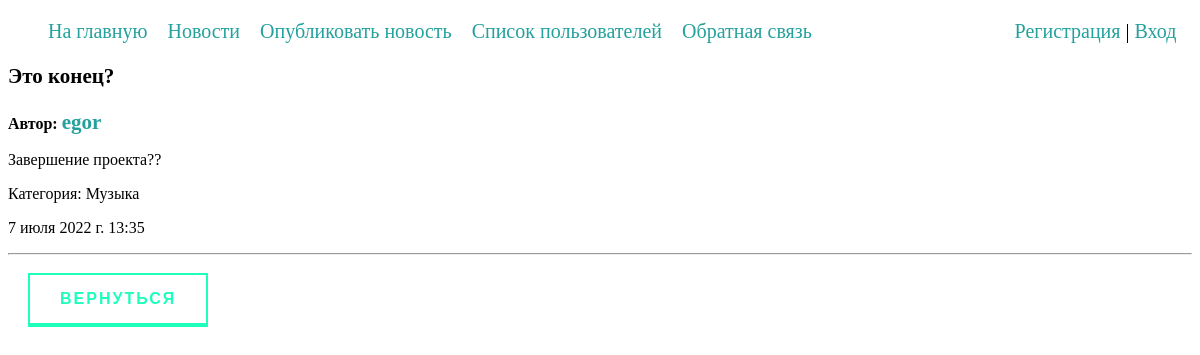
/news/12/, run on the app's committed database.
### news/models.py (models this page shows, shortened)
class News(models.Model):
    title = models.CharField(max_length=255, verbose_name='Заголовок')
    content = models.TextField(blank=False, verbose_name='Текст новости')
    time_created = models.DateTimeField(auto_now_add=True)
    cat = models.ForeignKey('Category', on_delete=models.CASCADE, null=True, verbose_name='Категория')
    author = models.ForeignKey(User, on_delete=models.CASCADE, null=True, verbose_name='Автор')
    class Meta:
        verbose_name = 'Новости'
        verbose_name_plural = 'Новости'
        ordering = ['-time_created', 'title']

class Category(models.Model):
    name = models.CharField(max_length=100, db_index=True, verbose_name='Категория')
    slug = models.SlugField(max_length=255, db_index=True, unique=True, verbose_name='URL')
    def __str__(self):
        return self.name
    class Meta:
        verbose_name = 'Категории'
        verbose_name_plural = 'Категории'
        ordering = ['id']

### news/views.py (the view)
# urls.py: path('news/<int:news_id>/', newsById.as_view(), name='newsById'),
class newsById(DataMixin, DetailView):
    model = News
    template_name = "news/newsById.html"
    pk_url_kwarg = 'news_id'
    context_object_name = 'news'
    def get_context_data(self, *, object_list=None, **kwargs):
        context = super().get_context_data(**kwargs)
        mix_def = self.get_user_context(title=str(self.kwargs['news_id']) + ' Новость')
        return dict(list(context.items()) + list(mix_def.items()))

### news/models.py (called while the page is built)
    def get_absolute_url(self):
        return reverse('profile', kwargs={'profile_id': self.pk})

### news/utils.py (called while the page is built)
    def get_user_context(self, **kwargs):
        context = kwargs
        cats = Category.objects.all()
        context['menu'] = menu
        context['cats'] = cats
        return context

### news/templates/news/newsById.html (shortened to what this page needs)
{% extends 'news/base.html' %}
{% block content %}
    <p style="font-size: 21px;"><b>{{news.title}}</b></p>
    <p><b>Автор: <a style="font-size: 21px;" href="{{ news.author.profile.get_absolute_url }}">{{ news.author.username }}</a></b>
    <p>{{news.content}}</p>
    <p>Категория: {{news.cat}}</p>
    <p>{{news.time_created}}</p>
    <hr></hr>
    <a href="{% url 'news' %}" class="animated-button">Вернуться</a>
{% endblock %}

### news/static/news/css/styles.css (style rules this page uses)
a:active, a:hover, a { text-decoration: none; color: #24a19c; }
.animated-button { text-decoration: none; display: inline-block; margin: 10px 20px; padding: 15px 30px; overflow: hidden; border: 2px solid; border-bottom-width: 4px; font-family: 'Montserrat', sans-serif; text-transform: uppercase; font-weight: bold; letter-spacing: 2px; color: rgba(30, 255, 188, 1); background: rgba(255, 255, 255, 1); transition: color .3s, background .5s; }

### data on the page
News: title "Это конец?", author.username "egor", content "Завершение проекта??", cat "Музыка", time_created "7 июля 2022 г. 13:35"

### other printed values
{{ m.title }} "На главную" "Новости" "Опубликовать новость" "Список пользователей" "Обратная связь"
